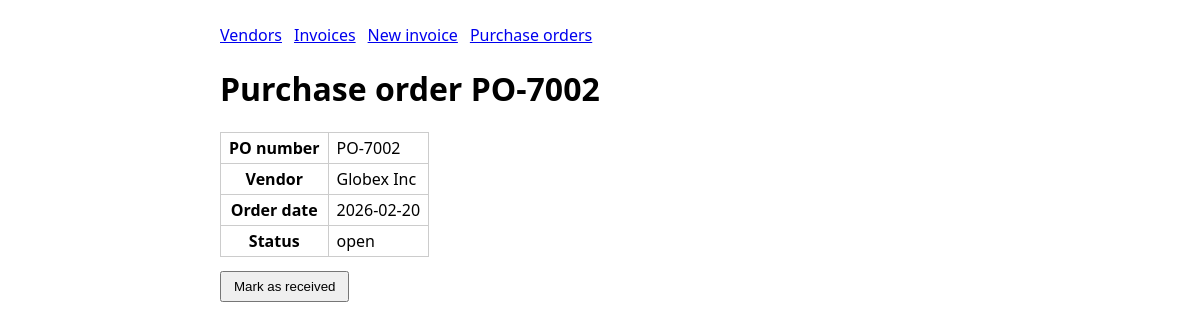
Screenshot of /pos/2 (signed in) with the database file from the repository.
### tables this page shows
CREATE TABLE pos(
        id INTEGER PRIMARY KEY AUTOINCREMENT, po_number TEXT UNIQUE, vendor TEXT,
        order_date TEXT, status TEXT DEFAULT 'open');

### app.py (the view)
@app.route("/pos/<int:po_id>")
@login_required
def po_detail(po_id):
    row = db().execute("SELECT * FROM pos WHERE id=?", (po_id,)).fetchone()
    if not row:
        abort(404)
    return render_template("po_detail.html", r=row)

### app.py (called while the page is built)
def db():
    if "db" not in g:
        g.db = sqlite3.connect(DB)
        g.db.row_factory = sqlite3.Row
    return g.db

def login_required(fn):
    @wraps(fn)
    def wrapper(*a, **kw):
        if not session.get("user"):
            return redirect(url_for("login"))
        return fn(*a, **kw)
    return wrapper

### templates/po_detail.html
{% extends "base.html" %}{% block body %}<h1>Purchase order {{ r.po_number }}</h1>
<table>
<tr><th>PO number</th><td id="f-po_number">{{ r.po_number }}</td></tr>
<tr><th>Vendor</th><td id="f-vendor">{{ r.vendor }}</td></tr>
<tr><th>Order date</th><td id="f-order_date">{{ r.order_date }}</td></tr>
<tr><th>Status</th><td id="f-status">{{ r.status }}</td></tr></table>
{% if r.status == 'open' %}<form method="post" action="/pos/{{ r.id }}/receive"><button type="submit" data-role="submit-record">Mark as received</button></form>{% endif %}{% endblock %}

### templates/base.html (style rules this page uses)
body { font-family:system-ui,sans-serif;max-width:760px;margin:24px auto;padding:0 12px }
button { margin-top:14px;padding:6px 12px }
table { border-collapse:collapse }
td,th { border:1px solid #ccc;padding:4px 8px }

### rows the page displays
pos: po_number "PO-7002", vendor "Globex Inc", order_date "2026-02-20", status "open"
